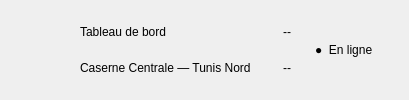
<widget class="QFrame" name="cadre4"><property name="variante" stdset="0"><string notr="true">entete</string></property><layout class="QHBoxLayout" name="layout101"><property name="spacing"><number>12</number></property><property name="leftMargin"><number>24</number></property><property name="topMargin"><number>14</number></property><property name="rightMargin"><number>24</number></property><property name="bottomMargin"><number>14</number></property><item><widget class="QLabel" name="tuile18"><property name="minimumSize"><size><width>44</width><height>44</height></size></property><property name="maximumSize"><size><width>44</width><height>44</height></size></property><property name="pixmap"><pixmap resource="ressources.qrc">:/images/icones/tuile_grid_orange.png</pixmap></property><property name="scaledContents"><bool>true</bool></property></widget></item><item><layout class="QVBoxLayout" name="layout99"><property name="spacing"><number>0</number></property><item><widget class="QLabel" name="lbl119"><property name="text"><string>Tableau de bord</string></property><property name="variante" stdset="0"><string notr="true">titre</string></property></widget></item><item><widget class="QLabel" name="lbl120"><property name="text"><string>Caserne Centrale — Tunis Nord</string></property><property name="variante" stdset="0"><string notr="true">sousTitre</string></property></widget></item></layout></item><item><spacer name="ressort33"><property name="orientation"><enum>Qt::Horizontal</enum></property><property name="sizeHint" stdset="0"><size><width>20</width><height>20</height></size></property></spacer></item><item><layout class="QVBoxLayout" name="layoutHorlogeTableau"><property name="spacing"><number>0</number></property><item><widget class="QLabel" name="lblHeureTableau"><property name="text"><string>--</string></property><property name="variante" stdset="0"><string notr="true">heure</string></property><property name="alignment"><set>Qt::AlignRight|Qt::AlignVCenter</set></property></widget></item><item><widget class="QLabel" name="lblDateTableau"><property name="text"><string>--</string></property><property name="variante" stdset="0"><string notr="true">date</string></property><property name="alignment"><set>Qt::AlignRight|Qt::AlignVCenter</set></property></widget></item></layout></item><item><widget class="QFrame" name="cadre3"><property name="variante" stdset="0"><string notr="true">enLigne</string></property><layout class="QHBoxLayout" name="layout100"><property name="leftMargin"><number>12</number></property><property name="topMargin"><number>6</number></property><property name="rightMargin"><number>12</number></property><property name="bottomMargin"><number>6</number></property><item><widget class="QLabel" name="lbl121"><property name="text"><string>●  En ligne</string></property><property name="variante" stdset="0"><string notr="true">enLigneTexte</string></property></widget></item></layout></widget></item></layout></widget>
